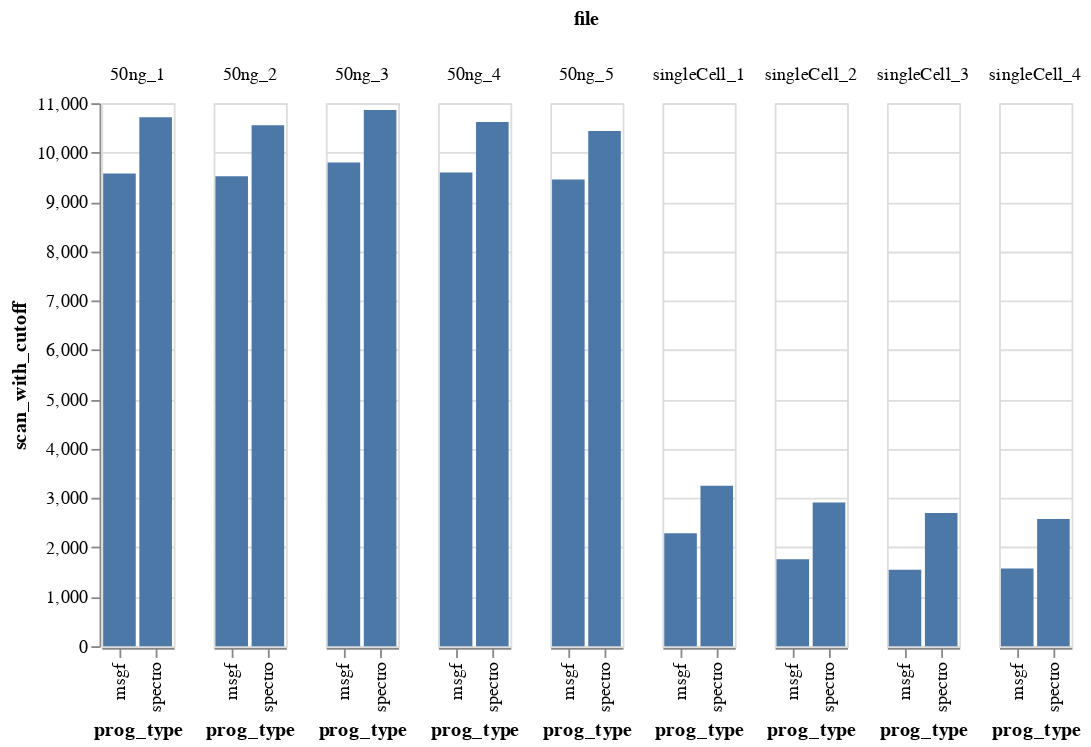

Notebook code cell kept with this figure:
### Code cell
#completely filtered
alt.Chart(source).mark_bar().encode(
    x='prog_type',
    y='scan_with_cutoff',
    column="file"
)

### Figure 1 — Vega-Lite specification as saved in the notebook (floating-point values rounded to 4 significant figures)
{"config": {"view": {"continuousWidth": 400, "continuousHeight": 300}}, "data": {"name": "data-918df7aaf9757ceea844947524b7e4a3"}, "mark": "bar", "encoding": {"column": {"type": "nominal", "field": "file"}, "x": {"type": "nominal", "field": "prog_type"}, "y": {"type": "quantitative", "field": "scan_with_cutoff"}}, "$schema": "https://vega.github.io/schema/vega-lite/v4.8.1.json", "datasets": {"data-918df7aaf9757ceea844947524b7e4a3": [{"file": "singleCell_1", "prog_type": "spectro", "pep_no_cutoff": 5163, "scan_no_cutoff": 5809, "pep_no_decoy": 6230, "scan_no_decoy": 5809, "pep_with_cutoff": 2727, "scan_with_cutoff": 3252}, {"file": "singleCell_1", "prog_type": "msgf", "pep_no_cutoff": 5325, "scan_no_cutoff": 5759, "pep_no_decoy": 5540, "scan_no_decoy": 5759, "pep_with_cutoff": 2068, "scan_with_cutoff": 2290}, {"file": "singleCell_2", "prog_type": "spectro", "pep_no_cutoff": 5133, "scan_no_cutoff": 5635, "pep_no_decoy": 6174, "scan_no_decoy": 5635, "pep_with_cutoff": 2515, "scan_with_cutoff": 2909}, {"file": "singleCell_2", "prog_type": "msgf", "pep_no_cutoff": 5140, "scan_no_cutoff": 5503, "pep_no_decoy": 5391, "scan_no_decoy": 5503, "pep_with_cutoff": 1641, "scan_with_cutoff": 1759}, {"file": "singleCell_3", "prog_type": "spectro", "pep_no_cutoff": 4882, "scan_no_cutoff": 5331, "pep_no_decoy": 5837, "scan_no_decoy": 5331, "pep_with_cutoff": 2354, "scan_with_cutoff": 2696}, {"file": "singleCell_3", "prog_type": "msgf", "pep_no_cutoff": 5097, "scan_no_cutoff": 5413, "pep_no_decoy": 5343, "scan_no_decoy": 5413, "pep_with_cutoff": 1446, "scan_with_cutoff": 1547}, {"file": "singleCell_4", "prog_type": "spectro", "pep_no_cutoff": 4017, "scan_no_cutoff": 4414, "pep_no_decoy": 4694, "scan_no_decoy": 4414, "pep_with_cutoff": 2254, "scan_with_cutoff": 2578}, {"file": "singleCell_4", "prog_type": "msgf", "pep_no_cutoff": 4646, "scan_no_cutoff": 5104, "pep_no_decoy": 4827, "scan_no_decoy": 5104, "pep_with_cutoff": 1472, "scan_with_cutoff": 1571}, {"file": "50ng_1", "prog_type": "spectro", "pep_no_cutoff": 12850, "scan_no_cutoff": 15186, "pep_no_decoy": 24844, "scan_no_decoy": 15186, "pep_with_cutoff": 8541, "scan_with_cutoff": 10713}, {"file": "50ng_1", "prog_type": "msgf", "pep_no_cutoff": 12826, "scan_no_cutoff": 13894, "pep_no_decoy": 13102, "scan_no_decoy": 13894, "pep_with_cutoff": 8755, "scan_with_cutoff": 9577}, {"file": "50ng_2", "prog_type": "spectro", "pep_no_cutoff": 12747, "scan_no_cutoff": 15096, "pep_no_decoy": 24553, "scan_no_decoy": 15096, "pep_with_cutoff": 8374, "scan_with_cutoff": 10554}, {"file": "50ng_2", "prog_type": "msgf", "pep_no_cutoff": 12662, "scan_no_cutoff": 13792, "pep_no_decoy": 12947, "scan_no_decoy": 13792, "pep_with_cutoff": 8653, "scan_with_cutoff": 9521}, {"file": "50ng_3", "prog_type": "spectro", "pep_no_cutoff": 12998, "scan_no_cutoff": 15067, "pep_no_decoy": 24837, "scan_no_decoy": 15067, "pep_with_cutoff": 8941, "scan_with_cutoff": 10861}, {"file": "50ng_3", "prog_type": "msgf", "pep_no_cutoff": 12629, "scan_no_cutoff": 13796, "pep_no_decoy": 12847, "scan_no_decoy": 13796, "pep_with_cutoff": 8911, "scan_with_cutoff": 9800}, {"file": "50ng_4", "prog_type": "spectro", "pep_no_cutoff": 12778, "scan_no_cutoff": 14937, "pep_no_decoy": 24550, "scan_no_decoy": 14937, "pep_with_cutoff": 8642, "scan_with_cutoff": 10619}, {"file": "50ng_4", "prog_type": "msgf", "pep_no_cutoff": 12609, "scan_no_cutoff": 13738, "pep_no_decoy": 12848, "scan_no_decoy": 13738, "pep_with_cutoff": 8752, "scan_with_cutoff": 9595}, {"file": "50ng_5", "prog_type": "spectro", "pep_no_cutoff": 12608, "scan_no_cutoff": 14761, "pep_no_decoy": 24316, "scan_no_decoy": 14761, "pep_with_cutoff": 8463, "scan_with_cutoff": 10438}, {"file": "50ng_5", "prog_type": "msgf", "pep_no_cutoff": 12401, "scan_no_cutoff": 13536, "pep_no_decoy": 12627, "scan_no_decoy": 13536, "pep_with_cutoff": 8591, "scan_with_cutoff": 9455}]}}
